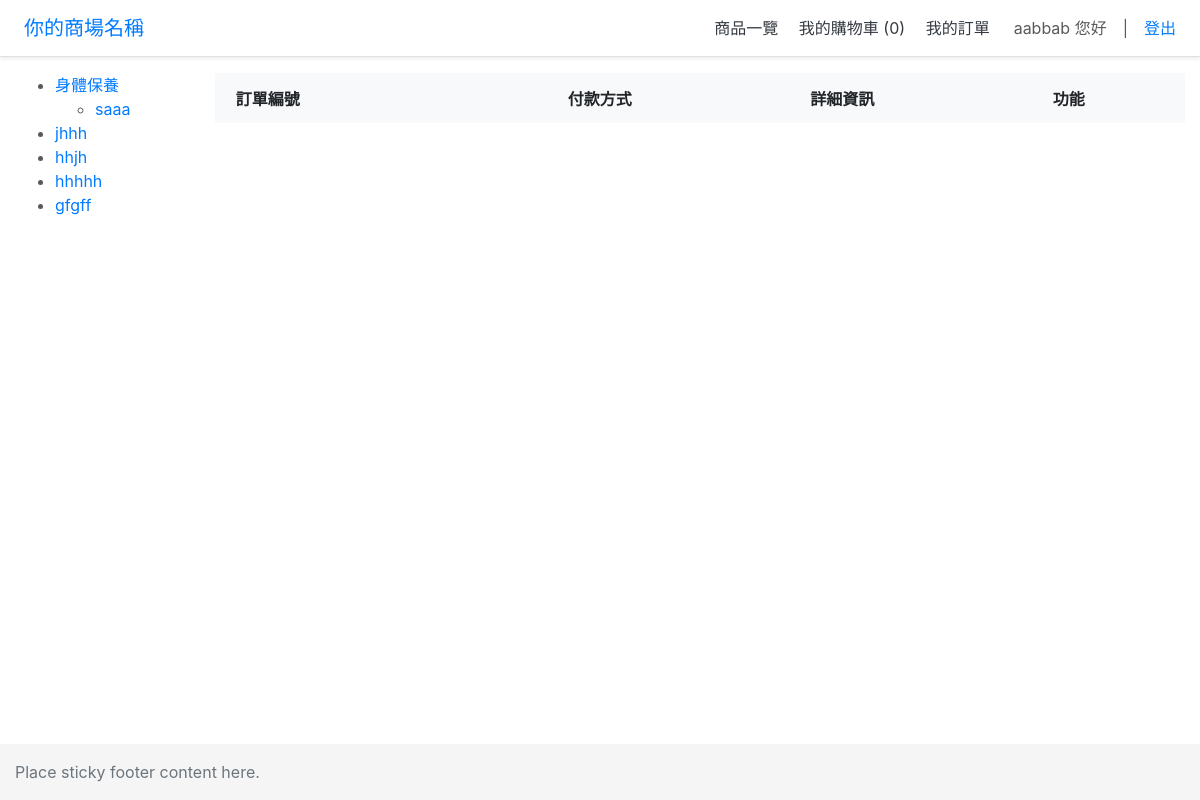
The app's page /check.php (signed in), older data.
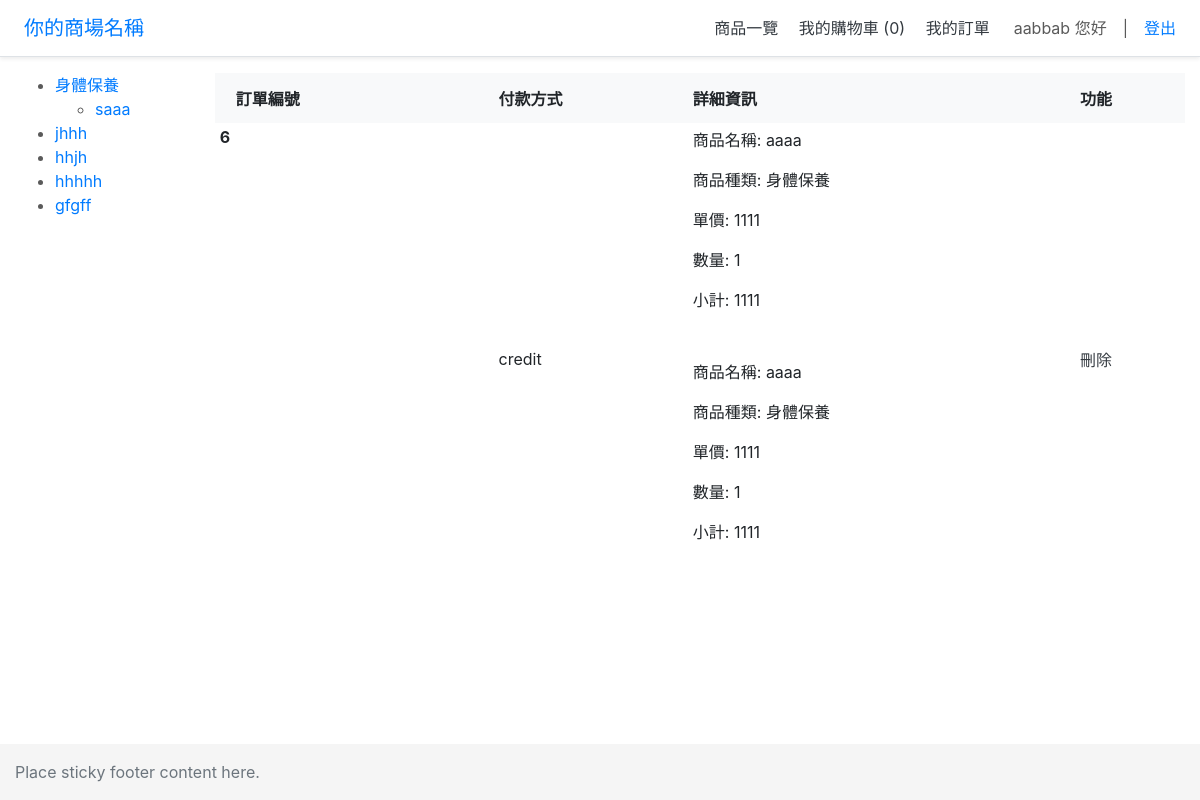
The same page, newer data.
### tables this page shows
CREATE TABLE `categories` (
  `categoryId` int(11) NOT NULL COMMENT '流水號',
  `categoryName` varchar(100) DEFAULT NULL COMMENT '類別名稱',
  `categoryParentId` int(11) NOT NULL DEFAULT '0' COMMENT '上層編號',
  `created_at` datetime NOT NULL DEFAULT CURRENT_TIMESTAMP COMMENT '新增時間',
  `updated_at` datetime NOT NULL DEFAULT CURRENT_TIMESTAMP ON UPDATE CURRENT_TIMESTAMP COMMENT '更新時間'
);

CREATE TABLE `orders` (
  `orderId` int(11) NOT NULL COMMENT '流水號',
  `orderCode` varchar(100) NOT NULL DEFAULT '0' COMMENT '訂單編號',
  `username` varchar(50) DEFAULT NULL COMMENT '使用者帳號',
  `orderPrice` int(100) DEFAULT NULL,
  `orderStatus` varchar(100) DEFAULT NULL COMMENT '訂單狀態',
  `paymentTypeId` int(11) DEFAULT NULL COMMENT '付款方式',
  `couponId` varchar(10) DEFAULT NULL COMMENT '優惠券編號',
  `created_at` datetime NOT NULL DEFAULT CURRENT_TIMESTAMP COMMENT '新增時間',
  `updated_at` datetime NOT NULL DEFAULT CURRENT_TIMESTAMP ON UPDATE CURRENT_TIMESTAMP COMMENT '更新時間'
);

CREATE TABLE `payment_types` (
  `paymentTypeId` int(11) NOT NULL COMMENT '流水號',
  `paymentTypeName` varchar(100) DEFAULT NULL COMMENT '付款方式名稱',
  `paymentTypeImg` varchar(100) DEFAULT NULL COMMENT '付款方式圖片名稱',
  `created_at` datetime NOT NULL DEFAULT CURRENT_TIMESTAMP COMMENT '新增時間',
  `updated_at` datetime NOT NULL DEFAULT CURRENT_TIMESTAMP ON UPDATE CURRENT_TIMESTAMP COMMENT '更新時間'
);

### tpl/func-buildTree.php (the view)
<?php
function buildTree($pdo, $parentId = 0){
    $sql = "SELECT `categoryId`, `categoryName`, `categoryParentId`
            FROM `categories`
            WHERE `categoryParentId` = ?";
    $stmt = $pdo->prepare($sql);
    $arrParam = [$parentId];
    $stmt->execute($arrParam);
    if($stmt->rowCount() > 0) {
        echo "<ul>";
        $arr = $stmt->fetchAll(PDO::FETCH_ASSOC);
        for($i = 0; $i < count($arr); $i++) {
            echo "<li>";
            echo "<a href='./itemList.php?categoryId={$arr[$i]['categoryId']}'>{$arr[$i]['categoryName']}</a>";
            buildTree($pdo, $arr[$i]['categoryId']);
            echo "</li>";
        }
        echo "</ul>";
    }
}

### tpl/tpl-html-head.php (shortened to what this page needs)
<html>
<head>
    <link rel="stylesheet" href="https://stackpath.bootstrapcdn.com/bootstrap/4.4.1/css/bootstrap.min.css">
    <link rel="stylesheet" href="https://ajax.googleapis.com/ajax/libs/jqueryui/1.12.1/themes/smoothness/jquery-ui.css">
    <link rel="stylesheet" href="./css/carousel.css">
    <link rel="stylesheet" href="./css/style.css">
    <link rel="stylesheet" href="./css/footer.css">
</head>
<body class="d-flex flex-column h-100">

### tpl/header.php
<div class="d-flex flex-column flex-md-row align-items-center p-3 px-md-4 mb-3 bg-white border-bottom shadow-sm">
    <h5 class="my-0 mr-md-auto font-weight-normal">
        <a href=".">你的商場名稱</a>
    </h5>
    <nav class="my-2 my-md-0 mr-md-3">
    <a class="p-2 text-dark" href="./itemList.php">商品一覽</a>
    <a class="p-2 text-dark" href="./myCart.php">
        <span>我的購物車</span>
        <?php
        if(isset($_SESSION["cart"])){
            echo "(".count($_SESSION["cart"]).")";
        } else {
            echo "(0)";
        }
        ?>
    </a>
    <?php if(isset($_SESSION["username"])) { ?>
    <a class="p-2 text-dark" href="./check.php">我的訂單</a>
    <?php } ?>
    </nav>
    <?php if(!isset($_SESSION["username"])){ ?>
        <a class="btn btn-outline-primary" href="./register.php">註冊</a>
    <?php } else { ?>
        <span><?php echo $_SESSION["name"] ?> 您好</span>
    <?php } ?>
    <?php require_once("./tpl/login.php") ?>
</div>

### tpl/login.php
<span class="ml-3 mr-3"> | </span>
<?php if(!isset($_SESSION["username"])){ ?>
    <form class="form-inline my-2 my-md-0" name="myForm" method="post" action="./login.php">
        <label class="text-dark">帳號:</label>
        <input class="form-control" type="text" name="username" value="" maxlength="50" />
        <label class="text-dark">密碼:</label>
        <input class="form-control" type="password" name="pwd" value="" maxlength="50" />
        <label class="text-dark">買家</label>
        <input class="form-control" type="radio" name="identity" value="users" checked />
        <label class="text-dark">賣家</label>
        <input class="form-control" type="radio" name="identity" value="admin" />
        <input class="form-control" type="submit" value="登入" />
    </form>
<?php } else { ?>
<a href="./logout.php?logout=1">登出</a>
<?php } ?>

### check.php (shortened to what this page needs)
<?php
require_once('./tpl/tpl-html-head.php');
require_once('./tpl/header.php');
require_once("./tpl/func-buildTree.php");
?>
<form name="myForm" method="POST" action="./deleteCheck.php">
<div class="container-fluid">
    <div class="row">
        <div class="col-md-2 col-sm-3"><?php buildTree($pdo, 0); ?></div>
        <div class="col-md-10 col-sm-9">
            <div class="table-responsive">
                <table class="table table-sm">
                    <thead>
                        <tr>
                            <th scope="col" class="border-0 bg-light">
                                <div class="p-2 px-3 text-uppercase">訂單編號</div>
                            </th>
                            <th scope="col" class="border-0 bg-light">
                                <div class="py-2 text-uppercase">付款方式</div>
                            </th>
                            <th scope="col" class="border-0 bg-light">
                                <div class="py-2 text-uppercase">詳細資訊</div>
                            </th>
                            <th scope="col" class="border-0 bg-light">
                                <div class="py-2 text-uppercase">功能</div>
                            </th>
                        </tr>
                    </thead>
                    <tbody>
                    <?php
                    $sqlOrder = "SELECT `orders`.`orderId`,`orders`.`created_at`,`orders`.`updated_at`, `payment_types`.`paymentTypeName`
                                FROM `orders` INNER JOIN `payment_types`
                                ON `orders`.`paymentTypeId` = `payment_types`.`paymentTypeId`
                                WHERE `orders`.`username` = ?
                                ORDER BY `orders`.`orderId` DESC";
                    $stmtOrder = $pdo->prepare($sqlOrder);
                    $arrParamOrder = [
                        $_SESSION["username"]
                    ];
                    $stmtOrder->execute($arrParamOrder);
                    if($stmtOrder->rowCount() > 0){
                        $arrOrders = $stmtOrder->fetchAll(PDO::FETCH_ASSOC);
                        for($i = 0; $i < count($arrOrders); $i++) {
                    ?>
                        <tr>
                            <th scope="row" class="border-0"><?php echo $arrOrders[$i]["orderId"] ?></th>
                            <td class="border-0 align-middle"><?php echo $arrOrders[$i]["paymentTypeName"] ?></td>
                            <td class="border-0 align-middle">
                            <?php
                            $sqlItemList = "SELECT `item_lists`.`checkPrice`,`item_lists`.`checkQty`,`item_lists`.`checkSubtotal`,
                                                    `items`.`itemName`,`categories`.`categoryName`
                                            FROM `item_lists`
                                            INNER JOIN `items`
                                            ON `item_lists`.`itemId` = `items`.`itemId`
                                            INNER JOIN `categories`
                                            ON `items`.`itemCategoryId` = `categories`.`categoryId`
                                            WHERE `item_lists`.`orderId` = ?
                                            ORDER BY `item_lists`.`itemListId` ASC";
                            $stmtItemList = $pdo->prepare($sqlItemList);
                            $arrParamItemList = [
                                $arrOrders[$i]["orderId"]
                            ];
                            $stmtItemList->execute($arrParamItemList);
                            if($stmtItemList->rowCount() > 0) {
                                $arrItemList = $stmtItemList->fetchAll(PDO::FETCH_ASSOC);
                                for($j = 0; $j < count($arrItemList); $j++) {
                            ?>
                                <p>商品名稱: <?php echo $arrItemList[$j]["itemName"] ?></p>
                                <p>商品種類: <?php echo $arrItemList[$j]["categoryName"] ?></p>
                                <p>單價: <?php echo $arrItemList[$j]["checkPrice"] ?></p>
                                <p>數量: <?php echo $arrItemList[$j]["checkQty"] ?></p>
                                <p class="mb-5">小計: <?php echo $arrItemList[$j]["checkSubtotal"] ?></p>
                            <?php
                                }
                            }
                            ?>
                            </td>
                            <td class="border-0 align-middle"><a href="./deleteCheck.php?orderId=<?php echo $arrOrders[$i]["orderId"] ?>" class="text-dark">刪除</a></td>
                        </tr>
                    <?php
                        }
                    }
                    ?>
                    </tbody>
                </table>
            </div>
        </div>
    </div>
</div>
</form>
<?php
require_once('./tpl/footer.php');
require_once('./tpl/tpl-html-foot.php');
?>

### tpl/footer.php
<footer class="footer mt-auto py-3">
  <div class="footer-container">
    <span class="text-muted">Place sticky footer content here.</span>
  </div>
</footer>

### tpl/tpl-html-foot.php (shortened to what this page needs)
</body>
</html>

### css/carousel.css (style rules this page uses)
body { color: #5a5a5a; }

### css/footer.css (style rules this page uses)
.footer-container { width: auto; max-width: 680px; padding: 0 15px; }
.footer { background-color: #f5f5f5; }

Row changes from the older to the newer data that the page shows:
added orders: orderId "6", paymentTypeId.paymentTypeName "credit", itemName "aaaa", categoryName "身體保養", checkPrice "1111", checkQty "1", checkSubtotal "1111"
